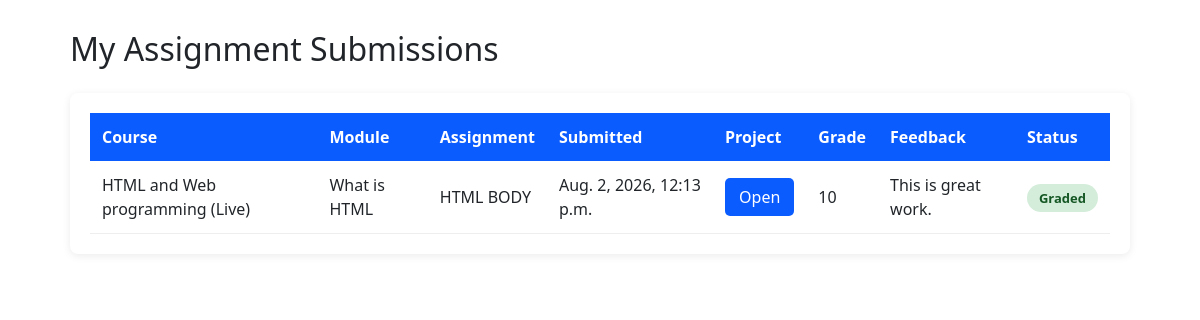
The app's page /my-submissions/ (signed in), older data.
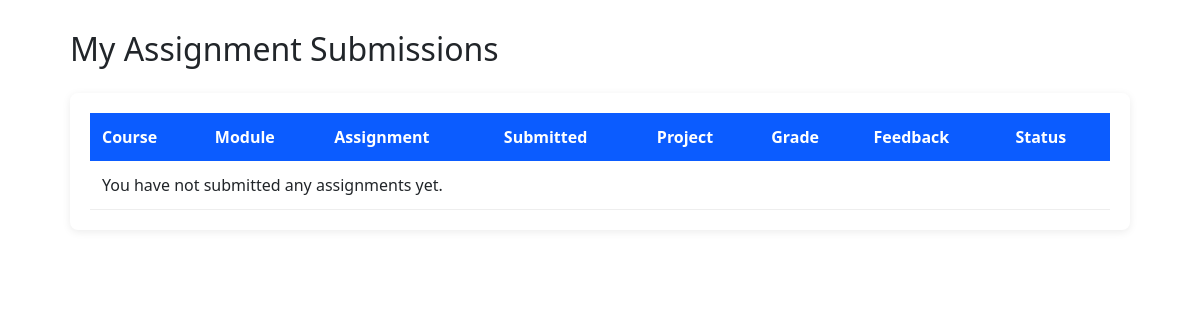
The same page, newer data.
### assignments/models.py (models this page shows)
class Submission(models.Model):
    assignment = models.ForeignKey(Assignment, on_delete=models.CASCADE)
    student = models.ForeignKey(User, on_delete=models.CASCADE)
    link = models.URLField(blank=True)
    grade = models.CharField(max_length=10, blank=True)
    feedback = models.TextField(blank=True)
    submitted_at = models.DateTimeField(auto_now_add=True)
    class Meta:
        unique_together = ['assignment', 'student']

class Assignment(models.Model):
    module = models.ForeignKey(Module, on_delete=models.CASCADE)
    title = models.CharField(max_length=200)
    description = models.TextField()
    is_live = models.BooleanField(default=False)

### courses/models.py (models this page shows, shortened)
class Module(models.Model):
    course = models.ForeignKey(Course, on_delete=models.CASCADE, related_name="modules")
    title = models.CharField(max_length=200)
    content = models.TextField()
    order = models.IntegerField()
    class_url = models.URLField(blank=True, null=True)
    class_date = models.DateTimeField(null=True, blank=True)
    class Meta:
        ordering = ["order"]

class Course(models.Model):
    COURSE_TYPE = (
        ("recorded", "Recorded"),
        ("live", "Live"),
    )
    PAYMENT_TYPE = (
        ('transfer', 'transfer'),
        ('mastercard',  'Mastercard')
    )
    title = models.CharField(max_length=200)
    description = models.TextField()
    price = models.DecimalField(max_digits=8, decimal_places=2)
    payment_type = models.CharField(max_length=10, choices=PAYMENT_TYPE, default="transfer")
    course_type = models.CharField(
        max_length=10,
        choices=COURSE_TYPE,
        default="recorded"
    )
    discount_active = models.BooleanField(default=False)
    discount_percentage = models.PositiveIntegerField(
        default=0
    )
    first_200_discount = models.DecimalField(
        max_digits=5,
        decimal_places=2,
        default=0
    )
    discount_expiry = models.DateTimeField(
        null=True,
        blank=True
    )
    enrollment_open = models.DateTimeField(null=True, blank=True)
    created_at = models.DateTimeField(auto_now_add=True)

### codexio_main/views.py (the view)
@login_required
def my_submissions(request):
    submissions = (
        Submission.objects
        .filter(student=request.user)
        .select_related(
            "assignment",
            "assignment__module",
            "assignment__module__course"
        )
        .order_by("-submitted_at")
    )
    context = {
        "submissions": submissions
    }
    return render(
        request,
        "codexio_main/dashboard/submissions/my_submissions.html",
        context
    )

### codexio_main/templates/codexio_main/dashboard/submissions/my_submissions.html (shortened to what this page needs)
{% extends "base.html" %}
{% block content %}
<div class="submission-container">
<h2 class="page-title">
My Assignment Submissions
</h2>
<div class="submission-card">
<table class="submission-table">
<thead>
<tr>
<th>Course</th>
<th>Module</th>
<th>Assignment</th>
<th>Submitted</th>
<th>Project</th>
<th>Grade</th>
<th>Feedback</th>
<th>Status</th>
</tr>
</thead>
<tbody>
{% for submission in submissions %}
<tr>
<td>{{ submission.assignment.module.course.title }}</td>
<td>{{ submission.assignment.module.title }}</td>
<td>{{ submission.assignment.title }}</td>
<td>{{ submission.submitted_at }}</td>
<td>
<a
href="{{ submission.link }}"
target="_blank"
class="view-btn">
Open
</a>
</td>
<td>
{% if submission.grade %}
{{ submission.grade }}
{% else %}
-
{% endif %}
</td>
<td>
{% if submission.feedback %}
{{ submission.feedback }}
{% else %}
Awaiting grading
{% endif %}
</td>
<td>
{% if submission.grade %}
<span class="status graded">
Graded
</span>
{% else %}
<span class="status pending">
Pending
</span>
{% endif %}
</td>
</tr>
{% empty %}
<tr>
<td colspan="8">
You have not submitted any assignments yet.
</td>
</tr>
{% endfor %}
</tbody>
</table>
</div>
</div>
{% endblock %}

Row changes from the older to the newer data that the page shows:
removed Submission: assignment.module.course "HTML and Web programming (Live)", assignment.module "What is HTML", assignment "HTML BODY", submitted_at "Aug. 2, 2026, 12:13 p.m.", grade "10", feedback "This is great work.", shows "Graded"
Text that changed along with them:
text now shown: "You have not submitted any assignments yet."
